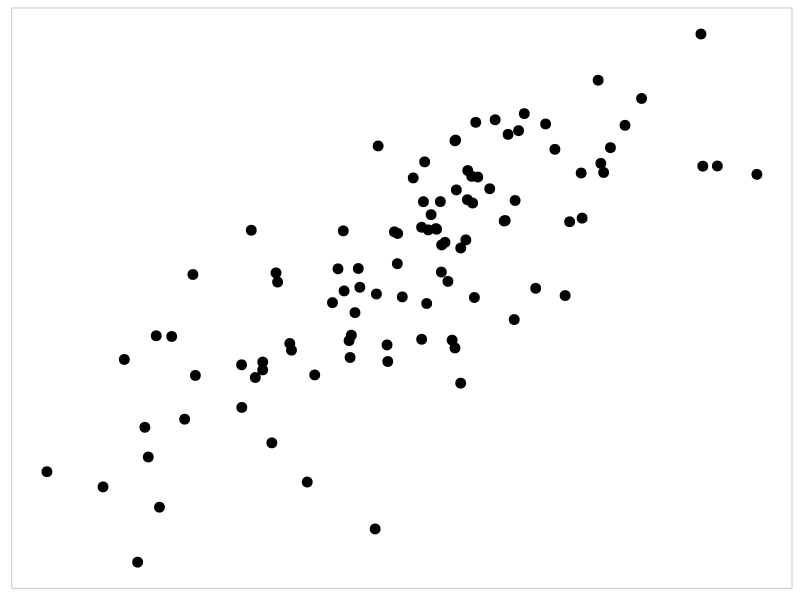
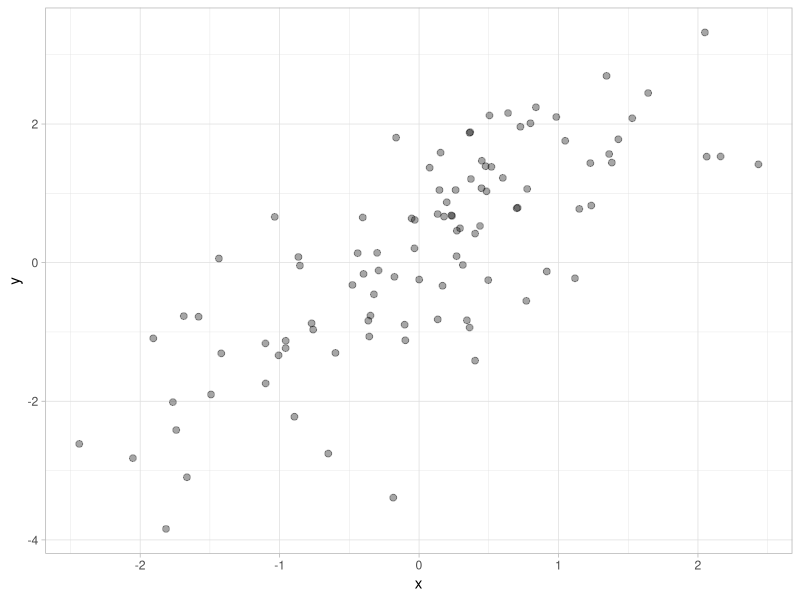
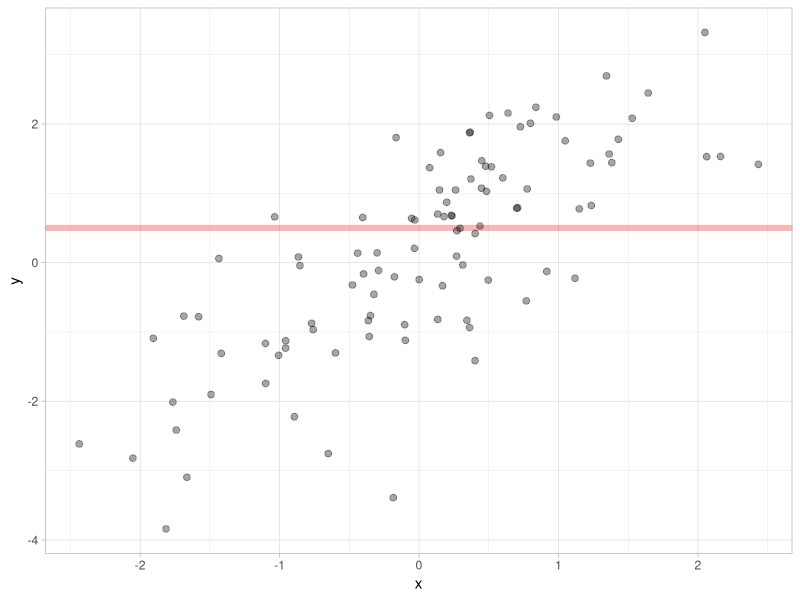
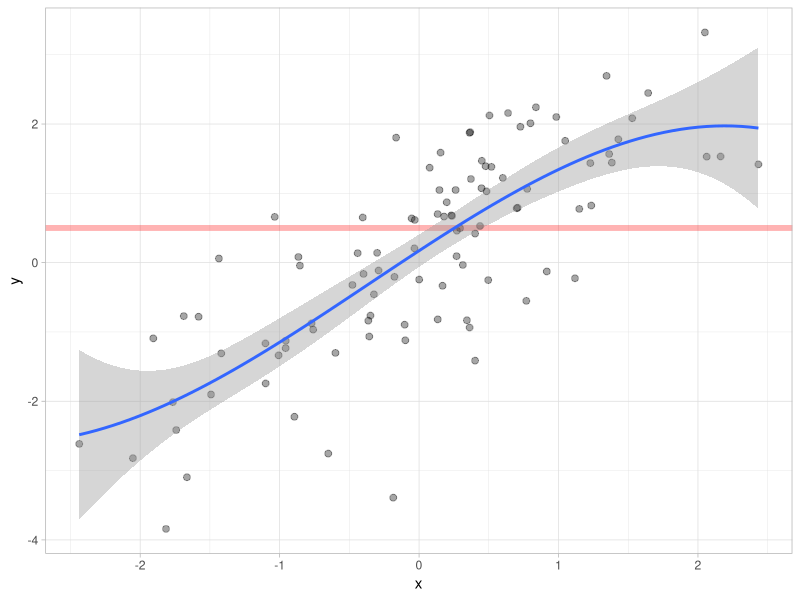
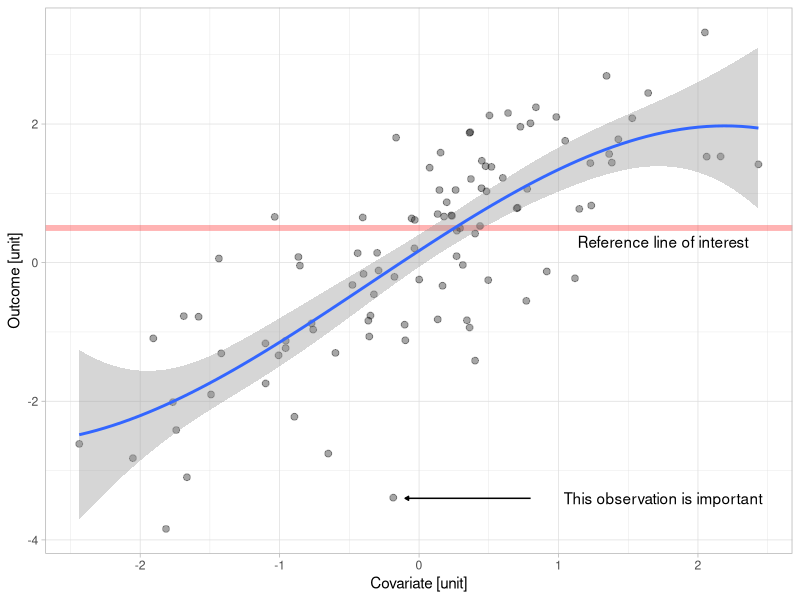

Recreate these plots in R, in order.
## ---- chunk 1
knitr::opts_chunk$set(echo = TRUE)

library(tidyverse)
library(gridExtra)

# Set global ggplot theme
theme_set(theme_light())

# create a few themes for plotting. 
th <- theme(
  axis.title.x = element_blank(),
  axis.title.y = element_blank(),
  axis.text.x = element_blank(),
  axis.text.y = element_blank()
)
thg <- theme(
  panel.grid.major = element_line(color = "grey"),
  panel.grid.minor = element_line(color = "grey")
)
th2 <- theme(axis.title.x = element_blank(),
             axis.title.y = element_blank())
th3 <- theme(
  axis.title.x = element_blank(),
  axis.text.x = element_blank(),
  axis.title.y = element_blank()
)
th4 <- theme(
  axis.title.y = element_blank(),
  axis.text.y = element_blank(),
  axis.title.x = element_blank()
)

# Set seed for reproducibility 
set.seed(1972)
## ---- chunk 2

# generate data
set.seed(1971)
N <- 100

plotdata <- tibble(x = rnorm(N, 0, 1),
                   y = rnorm(N, x, 1))

# plot x vs y with a minimial theme
plotdata %>%
  ggplot(aes(x = x, y = y)) +
  geom_point(size = 3) +
  theme(
    panel.grid = element_blank(),
    axis.title = element_blank(),
    axis.text = element_blank(),
    axis.ticks = element_blank()
  )
## ---- chunk 3

plotdata %>%
  ggplot(aes(x = x, y = y)) +
  geom_point(size = 2,
             shape = 19,
             alpha = 0.35)

## ---- chunk 4

plotdata %>%
  ggplot(aes(x = x, y = y)) +
  geom_hline(
    yintercept = 0.5,
    linetype = 1,
    color = "red",
    size = 2,
    alpha = 0.3
  ) +
  geom_point(size = 2,
             shape = 19,
             alpha = 0.35)

## ---- chunk 5

plotdata %>%
  ggplot(aes(x = x, y = y)) +
  geom_hline(
    yintercept = 0.5,
    linetype = 1,
    color = "red",
    size = 2,
    alpha = 0.3
  ) +
  geom_point(size = 2,
             shape = 19,
             alpha = 0.35) +
  geom_smooth(method = lm, 
              formula = y ~ splines::bs(x, 3)) 
## ---- chunk 6

plotdata %>%
  ggplot(aes(x = x, y = y)) +
  geom_hline(
    yintercept = 0.5,
    linetype = 1,
    color = "red",
    size = 2,
    alpha = 0.3
  ) +
  geom_point(size = 2,
             shape = 19,
             alpha = 0.35) +
  geom_smooth(method = lm, 
              formula = y ~ splines::bs(x, 3)) +
  annotate(x = 1.75,
           y = 0.3,
           geom = 'text',
           label = "Reference line of interest") +
  annotate(
    x = 1.75,
    y = -3.4,
    geom = 'text',
    label = "This observation is important"
  ) +
  annotate(
    "segment",
    x = 0.8,
    y = -3.4,
    xend = -0.1,
    yend = -3.4,
    arrow = arrow(
      angle = 30,
      length = unit(1, "mm"),
      type = "closed"
    )
  ) +
  xlab("Covariate [unit]") +
  ylab("Outcome [unit]")

## ---- chunk 7
sessionInfo()
